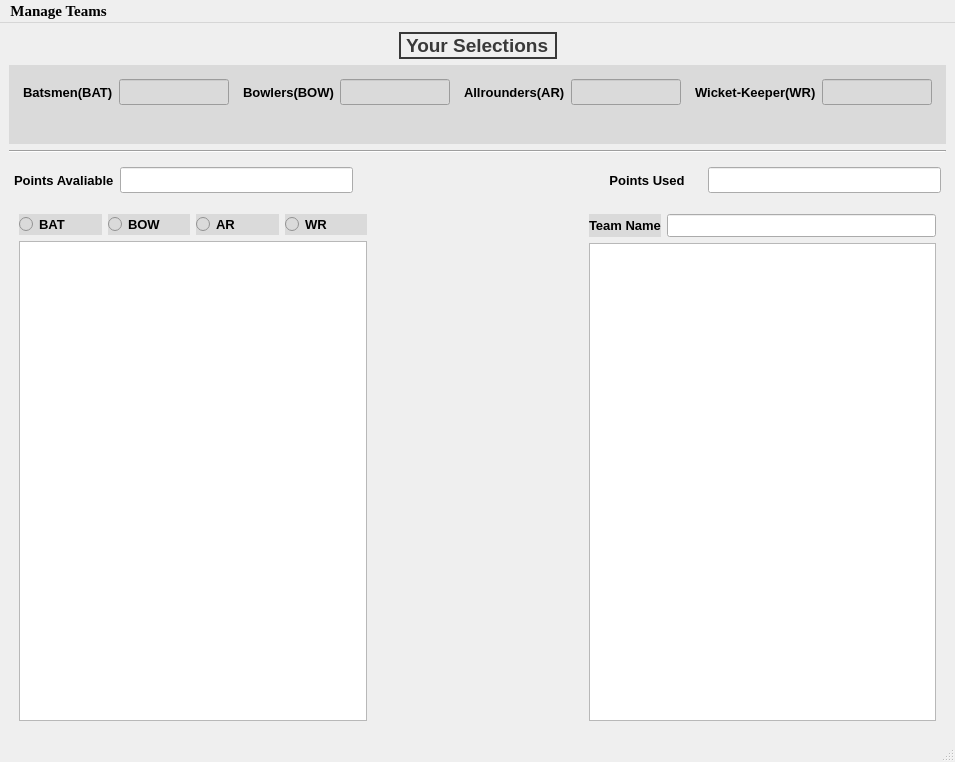
<?xml version="1.0" encoding="UTF-8"?>
<ui version="4.0">
 <class>FantacyCricket</class>
 <widget class="QMainWindow" name="FantacyCricket">
  <property name="geometry">
   <rect>
    <x>0</x>
    <y>0</y>
    <width>955</width>
    <height>762</height>
   </rect>
  </property>
  <property name="font">
   <font>
    <family>Arial</family>
    <pointsize>10</pointsize>
    <weight>75</weight>
    <bold>true</bold>
   </font>
  </property>
  <property name="windowTitle">
   <string>MainWindow</string>
  </property>
  <property name="autoFillBackground">
   <bool>false</bool>
  </property>
  <property name="styleSheet">
   <string notr="true"/>
  </property>
  <widget class="QWidget" name="centralwidget">
   <layout class="QVBoxLayout" name="verticalLayout_5">
    <item>
     <layout class="QHBoxLayout" name="horizontalLayout_6">
      <item>
       <spacer name="horizontalSpacer_7">
        <property name="orientation">
         <enum>Qt::Horizontal</enum>
        </property>
        <property name="sizeHint" stdset="0">
         <size>
          <width>40</width>
          <height>20</height>
         </size>
        </property>
       </spacer>
      </item>
      <item>
       <widget class="QLabel" name="label_7">
        <property name="font">
         <font>
          <family>Arial</family>
          <pointsize>14</pointsize>
          <weight>75</weight>
          <bold>true</bold>
         </font>
        </property>
        <property name="styleSheet">
         <string notr="true">color:rgb(57, 57, 57)</string>
        </property>
        <property name="frameShape">
         <enum>QFrame::WinPanel</enum>
        </property>
        <property name="text">
         <string>Your Selections</string>
        </property>
       </widget>
      </item>
      <item>
       <spacer name="horizontalSpacer_6">
        <property name="orientation">
         <enum>Qt::Horizontal</enum>
        </property>
        <property name="sizeHint" stdset="0">
         <size>
          <width>40</width>
          <height>20</height>
         </size>
        </property>
       </spacer>
      </item>
     </layout>
    </item>
    <item>
     <widget class="QWidget" name="widget" native="true">
      <property name="font">
       <font>
        <family>Times New Roman</family>
        <pointsize>10</pointsize>
        <weight>75</weight>
        <bold>true</bold>
       </font>
      </property>
      <property name="styleSheet">
       <string notr="true">background-color:rgb(218, 218, 218)</string>
      </property>
      <layout class="QVBoxLayout" name="verticalLayout">
       <item>
        <layout class="QHBoxLayout" name="horizontalLayout">
         <property name="leftMargin">
          <number>5</number>
         </property>
         <property name="topMargin">
          <number>5</number>
         </property>
         <property name="rightMargin">
          <number>5</number>
         </property>
         <property name="bottomMargin">
          <number>30</number>
         </property>
         <item>
          <widget class="QLabel" name="label_2">
           <property name="font">
            <font>
             <family>MS Sans Serif</family>
             <pointsize>10</pointsize>
             <weight>75</weight>
             <bold>true</bold>
            </font>
           </property>
           <property name="text">
            <string>Batsmen(BAT)</string>
           </property>
          </widget>
         </item>
         <item>
          <widget class="QLineEdit" name="t1">
           <property name="font">
            <font>
             <family>Arial</family>
             <pointsize>11</pointsize>
             <weight>75</weight>
             <bold>true</bold>
            </font>
           </property>
          </widget>
         </item>
         <item>
          <spacer name="horizontalSpacer">
           <property name="orientation">
            <enum>Qt::Horizontal</enum>
           </property>
           <property name="sizeHint" stdset="0">
            <size>
             <width>40</width>
             <height>20</height>
            </size>
           </property>
          </spacer>
         </item>
         <item>
          <widget class="QLabel" name="label_3">
           <property name="font">
            <font>
             <family>MS Sans Serif</family>
             <pointsize>10</pointsize>
             <weight>75</weight>
             <bold>true</bold>
            </font>
           </property>
           <property name="text">
            <string>Bowlers(BOW)</string>
           </property>
          </widget>
         </item>
         <item>
          <widget class="QLineEdit" name="t2">
           <property name="font">
            <font>
             <family>Arial</family>
             <pointsize>11</pointsize>
             <weight>75</weight>
             <bold>true</bold>
            </font>
           </property>
          </widget>
         </item>
         <item>
          <spacer name="horizontalSpacer_2">
           <property name="orientation">
            <enum>Qt::Horizontal</enum>
           </property>
           <property name="sizeHint" stdset="0">
            <size>
             <width>40</width>
             <height>20</height>
            </size>
           </property>
          </spacer>
         </item>
         <item>
          <widget class="QLabel" name="label_4">
           <property name="font">
            <font>
             <family>MS Sans Serif</family>
             <pointsize>10</pointsize>
             <weight>75</weight>
             <bold>true</bold>
            </font>
           </property>
           <property name="text">
            <string>Allrounders(AR)</string>
           </property>
          </widget>
         </item>
         <item>
          <widget class="QLineEdit" name="t3">
           <property name="font">
            <font>
             <family>Arial</family>
             <pointsize>11</pointsize>
             <weight>75</weight>
             <bold>true</bold>
            </font>
           </property>
          </widget>
         </item>
         <item>
          <spacer name="horizontalSpacer_3">
           <property name="orientation">
            <enum>Qt::Horizontal</enum>
           </property>
           <property name="sizeHint" stdset="0">
            <size>
             <width>40</width>
             <height>20</height>
            </size>
           </property>
          </spacer>
         </item>
         <item>
          <widget class="QLabel" name="label_5">
           <property name="font">
            <font>
             <family>MS Sans Serif</family>
             <pointsize>10</pointsize>
             <weight>75</weight>
             <bold>true</bold>
            </font>
           </property>
           <property name="text">
            <string>Wicket-Keeper(WR)</string>
           </property>
          </widget>
         </item>
         <item>
          <widget class="QLineEdit" name="t4">
           <property name="font">
            <font>
             <family>Arial</family>
             <pointsize>11</pointsize>
             <weight>75</weight>
             <bold>true</bold>
            </font>
           </property>
          </widget>
         </item>
        </layout>
       </item>
      </layout>
     </widget>
    </item>
    <item>
     <widget class="Line" name="line">
      <property name="orientation">
       <enum>Qt::Horizontal</enum>
      </property>
     </widget>
    </item>
    <item>
     <layout class="QHBoxLayout" name="horizontalLayout_3">
      <property name="leftMargin">
       <number>5</number>
      </property>
      <property name="topMargin">
       <number>8</number>
      </property>
      <property name="rightMargin">
       <number>5</number>
      </property>
      <property name="bottomMargin">
       <number>5</number>
      </property>
      <item>
       <widget class="QLabel" name="label_6">
        <property name="font">
         <font>
          <family>MS Sans Serif</family>
          <pointsize>10</pointsize>
          <weight>75</weight>
          <bold>true</bold>
         </font>
        </property>
        <property name="text">
         <string>Points Avaliable</string>
        </property>
       </widget>
      </item>
      <item>
       <widget class="QLineEdit" name="t5">
        <property name="font">
         <font>
          <family>Arial</family>
          <pointsize>11</pointsize>
          <weight>75</weight>
          <bold>true</bold>
         </font>
        </property>
       </widget>
      </item>
      <item>
       <spacer name="horizontalSpacer_5">
        <property name="orientation">
         <enum>Qt::Horizontal</enum>
        </property>
        <property name="sizeHint" stdset="0">
         <size>
          <width>40</width>
          <height>20</height>
         </size>
        </property>
       </spacer>
      </item>
      <item>
       <widget class="QLabel" name="label">
        <property name="minimumSize">
         <size>
          <width>110</width>
          <height>0</height>
         </size>
        </property>
        <property name="font">
         <font>
          <family>MS Sans Serif</family>
          <pointsize>10</pointsize>
          <weight>75</weight>
          <bold>true</bold>
         </font>
        </property>
        <property name="text">
         <string>Points Used</string>
        </property>
        <property name="alignment">
         <set>Qt::AlignCenter</set>
        </property>
       </widget>
      </item>
      <item>
       <widget class="QLineEdit" name="t6">
        <property name="font">
         <font>
          <family>Arial</family>
          <pointsize>11</pointsize>
          <weight>75</weight>
          <bold>true</bold>
         </font>
        </property>
       </widget>
      </item>
     </layout>
    </item>
    <item>
     <layout class="QHBoxLayout" name="horizontalLayout_2">
      <property name="leftMargin">
       <number>5</number>
      </property>
      <property name="topMargin">
       <number>5</number>
      </property>
      <property name="rightMargin">
       <number>5</number>
      </property>
      <property name="bottomMargin">
       <number>5</number>
      </property>
      <item>
       <layout class="QVBoxLayout" name="verticalLayout_3">
        <property name="leftMargin">
         <number>5</number>
        </property>
        <property name="topMargin">
         <number>5</number>
        </property>
        <property name="rightMargin">
         <number>5</number>
        </property>
        <property name="bottomMargin">
         <number>5</number>
        </property>
        <item>
         <layout class="QHBoxLayout" name="horizontalLayout_10">
          <item>
           <widget class="QRadioButton" name="r1">
            <property name="font">
             <font>
              <family>MS Sans Serif</family>
              <pointsize>10</pointsize>
              <weight>75</weight>
              <bold>true</bold>
             </font>
            </property>
            <property name="styleSheet">
             <string notr="true">background-color:rgb(218, 218, 218)</string>
            </property>
            <property name="text">
             <string>BAT</string>
            </property>
           </widget>
          </item>
          <item>
           <widget class="QRadioButton" name="r2">
            <property name="font">
             <font>
              <family>MS Sans Serif</family>
              <pointsize>10</pointsize>
              <weight>75</weight>
              <bold>true</bold>
             </font>
            </property>
            <property name="styleSheet">
             <string notr="true">background-color:rgb(218, 218, 218)</string>
            </property>
            <property name="text">
             <string>BOW</string>
            </property>
           </widget>
          </item>
          <item>
           <widget class="QRadioButton" name="r3">
            <property name="font">
             <font>
              <family>MS Sans Serif</family>
              <pointsize>10</pointsize>
              <weight>75</weight>
              <bold>true</bold>
             </font>
            </property>
            <property name="styleSheet">
             <string notr="true">background-color:rgb(218, 218, 218)</string>
            </property>
            <property name="text">
             <string>AR</string>
            </property>
           </widget>
          </item>
          <item>
           <widget class="QRadioButton" name="r4">
            <property name="font">
             <font>
              <family>MS Sans Serif</family>
              <pointsize>10</pointsize>
              <weight>75</weight>
              <bold>true</bold>
             </font>
            </property>
            <property name="styleSheet">
             <string notr="true">background-color:rgb(218, 218, 218)</string>
            </property>
            <property name="text">
             <string>WR</string>
            </property>
           </widget>
          </item>
         </layout>
        </item>
        <item>
         <widget class="QListWidget" name="l1">
          <property name="font">
           <font>
            <family>Arial</family>
            <pointsize>11</pointsize>
            <weight>75</weight>
            <bold>true</bold>
           </font>
          </property>
         </widget>
        </item>
       </layout>
      </item>
      <item>
       <widget class="QLabel" name="label_9">
        <property name="minimumSize">
         <size>
          <width>200</width>
          <height>0</height>
         </size>
        </property>
        <property name="text">
         <string/>
        </property>
        <property name="pixmap">
         <pixmap>next1.png</pixmap>
        </property>
        <property name="alignment">
         <set>Qt::AlignCenter</set>
        </property>
       </widget>
      </item>
      <item>
       <layout class="QVBoxLayout" name="verticalLayout_4">
        <property name="leftMargin">
         <number>5</number>
        </property>
        <property name="topMargin">
         <number>5</number>
        </property>
        <property name="rightMargin">
         <number>5</number>
        </property>
        <property name="bottomMargin">
         <number>5</number>
        </property>
        <item>
         <layout class="QHBoxLayout" name="horizontalLayout_11">
          <item>
           <widget class="QLabel" name="label_8">
            <property name="minimumSize">
             <size>
              <width>0</width>
              <height>0</height>
             </size>
            </property>
            <property name="font">
             <font>
              <family>MS Sans Serif</family>
              <pointsize>10</pointsize>
              <weight>75</weight>
              <bold>true</bold>
             </font>
            </property>
            <property name="styleSheet">
             <string notr="true">background-color:rgb(218, 218, 218)</string>
            </property>
            <property name="text">
             <string>Team Name</string>
            </property>
           </widget>
          </item>
          <item>
           <widget class="QLineEdit" name="t7"/>
          </item>
         </layout>
        </item>
        <item>
         <widget class="QListWidget" name="l2">
          <property name="font">
           <font>
            <family>Arial</family>
            <pointsize>11</pointsize>
            <weight>75</weight>
            <bold>true</bold>
           </font>
          </property>
         </widget>
        </item>
       </layout>
      </item>
     </layout>
    </item>
   </layout>
  </widget>
  <widget class="QMenuBar" name="menubar">
   <property name="geometry">
    <rect>
     <x>0</x>
     <y>0</y>
     <width>955</width>
     <height>26</height>
    </rect>
   </property>
   <property name="font">
    <font>
     <family>Times New Roman</family>
     <pointsize>11</pointsize>
     <weight>75</weight>
     <bold>true</bold>
     <stylestrategy>PreferDefault</stylestrategy>
    </font>
   </property>
   <property name="focusPolicy">
    <enum>Qt::NoFocus</enum>
   </property>
   <property name="toolTip">
    <string/>
   </property>
   <property name="layoutDirection">
    <enum>Qt::LeftToRight</enum>
   </property>
   <property name="autoFillBackground">
    <bool>true</bool>
   </property>
   <property name="styleSheet">
    <string notr="true"/>
   </property>
   <widget class="QMenu" name="menuManage_Teams">
    <property name="font">
     <font>
      <family>MS Sans Serif</family>
      <pointsize>10</pointsize>
      <weight>75</weight>
      <bold>true</bold>
     </font>
    </property>
    <property name="focusPolicy">
     <enum>Qt::NoFocus</enum>
    </property>
    <property name="title">
     <string>Manage Teams</string>
    </property>
    <addaction name="actionNew_Team"/>
    <addaction name="separator"/>
    <addaction name="actionOpen_Team"/>
    <addaction name="separator"/>
    <addaction name="actionSave_Team"/>
    <addaction name="separator"/>
    <addaction name="actionEVALUATE_Team"/>
    <addaction name="separator"/>
    <addaction name="actionEXIT"/>
    <addaction name="separator"/>
   </widget>
   <addaction name="menuManage_Teams"/>
  </widget>
  <widget class="QStatusBar" name="statusbar"/>
  <action name="actionNew_Team">
   <property name="text">
    <string>New Team</string>
   </property>
  </action>
  <action name="actionOpen_Team">
   <property name="text">
    <string>Open Team</string>
   </property>
  </action>
  <action name="actionSave_Team">
   <property name="text">
    <string>Save Team</string>
   </property>
  </action>
  <action name="actionEVALUATE_Team">
   <property name="text">
    <string>EVALUATE Team</string>
   </property>
  </action>
  <action name="actionEXIT">
   <property name="text">
    <string>EXIT</string>
   </property>
  </action>
 </widget>
 <resources/>
 <connections/>
</ui>
